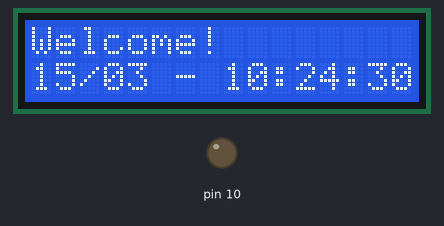
This sketch was run on a simulated Arduino Uno, built with avr-gcc and run on an emulated ATmega328P. On the bench: 16×2 character LCD, output pins drawn as LEDs (lit = HIGH). The local clock reads 2024-03-15 10:24:30 at power-on unless the sketch sets it; storage starts empty.

Above: at 0.1 s.
At 5.1 s:
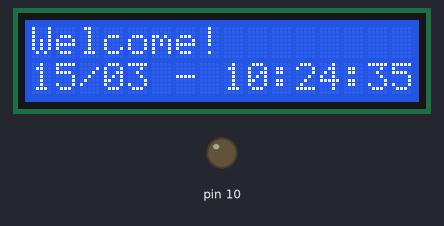
At 10.1 s:
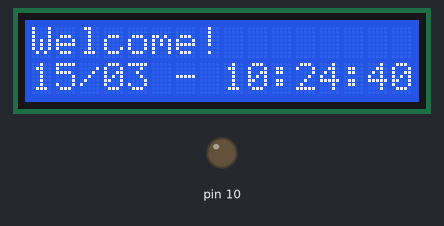
At 19.1 s:
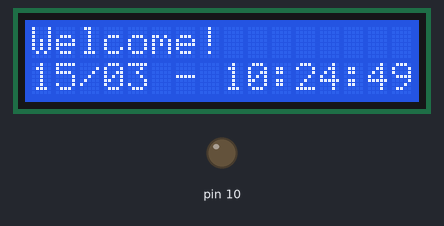
At 29.1 s:
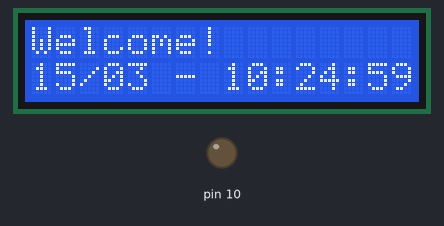
At 39.1 s:
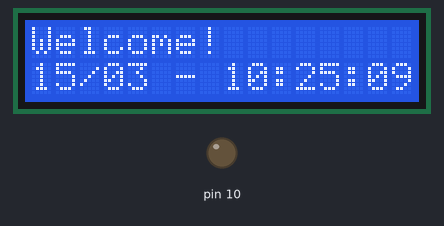

Measured:
- what the display in image 1 shows lasts 1.0 s, from 5.0 s to 6.0 s

The sketch:

rfidReader.ino
```cpp
#include <Time.h>
#include <Wire.h>
#include <DS1307RTC.h>  // a basic DS1307 library that returns time as a time_t

boolean deviceReady = true;
boolean debugMode = false;
String welcomeMsg = "Welcome!";
String timeBuff = ".";
#define TIME_HEADER 'T'   // Header tag for serial time sync message
#define SWIPE_HEADER 'S'
#define verbose 0

void setup() {
  Serial.begin(9600);
  if(debugMode){
    Serial.println("<==========Device Booted!==========>");
    Serial.print("setup() :: ");
    Serial.println("Now Initializing Dependent Modules and Hardware.");
  }
  //Initializing Hardware Modules
  initTime();
  initMemory();
  initRFID();
  initDisplay();
  //Print Status Message After initialization
  if(debugMode){
    if(deviceReady){
      Serial.print("setup() :: ");
      Serial.println("All Hardware is OK and Ready to Use.");
    }
    else{
      Serial.print("setup() :: ");
      Serial.println("Hardware Falied! Please check logs and RFID Reader is Disabled unless all Hardware is OK.");
    }
    Serial.println("<==========End of SETUP()==========>");
  }
  // Print Welcome message to the LCD.
  Display(welcomeMsg,0);
}

void loop() {
  if(deviceReady){
    /*
    checkRFID();
     */
    Display(getTime(),1);
    /*
    //Check if there is some incoming data and process headers
     if(Serial.available()){
     //Read the incoming character
     char c = Serial.read() ;
     if(c==SWIPE_HEADER) {
     clearLCD();
     Display("Sending CardID",0);
     getSwipe();
     }
     if(c==TIME_HEADER) {
     clearLCD();
     Display("Time Sync!",0);
     delay(200);
     if(debugMode){
     Serial.print("Time Sync c = ");
     Serial.println(c);
     }
     TimeSyncFromPC();
     }

     }
     */
  }
}
```

Memory.ino
```cpp
#include <SD.h>

/* The circuit:
 * SD card attached to SPI bus as follows:
 ** CS   - CS  - pin 10
 ** MOSI - DI  - pin 11
 ** MISO - D0  - pin 12
 ** CLK  - SCK - pin 13
 */

#define CS 10

void initMemory(){
  if(debugMode){
    Serial.print("initMemory() :: ");
  }
  pinMode(10, OUTPUT);
  if(debugMode){
    Serial.print("Initializing SD card... => ");
  }
  if (!SD.begin(CS)) {
    Serial.println("SD Card initialization Failed!");
    welcomeMsg = "No Memory Card?";
    //Display("No Memory Card?",0);
    //Disable the RFID READER
    deviceReady = false;
    return;
  }
  if(debugMode){
    Serial.println("Memory Card is Ready.");
  }
}

void logAttendance(char file[], byte cardID[]){
  File logFile = SD.open(file, FILE_WRITE);
  delay(20);
  if (logFile){
    logFile.print(getTimeStamp());
    delay(5);
    logFile.print(",");
    delay(5);
    for(int i=0;i<12;i++){
      logFile.write(cardID[i]);
      delay(5);
    }
    logFile.println("");
    delay(5);
    logFile.close();
    delay(5);

    //Print output to console
    if(verbose){
      //Print log on serial port
      Serial.print(file);
      Serial.print(" -> ");
      Serial.print(getTimeStamp());
      Serial.print(",");
      printCardID();
      Serial.println(";");
    }
  }
  else{
    Serial.print("error opening -> ");
    Serial.println(file);
  }
}
```

RFID.ino
```cpp
#include <SoftwareSerial.h>

// The RFID module's TX pin needs to be connected to the Arduino.
#define rxPin 8 // RFID pin 3 (RED)
#define txPin 9 // RFID pin 2 (BLACK)

// Global Variables
byte cardID[12];
byte rfidCount = 0;
// Create a software serial object for the connection to the RFID module
SoftwareSerial rfid = SoftwareSerial( rxPin, txPin );

void initRFID(){
  if(debugMode){
    Serial.print("initRFID() :: ");
  }
  rfid.begin(9600);
  if(debugMode){
    Serial.println("Connected to RFID Scanner.");
  }
}

void checkRFID(){
  //Store CardID in an array
  if(rfid.available()){
    cardID[rfidCount++]=rfid.read();
    delay(5);
    //Serial.write(rfid.read());
  }
  if(rfidCount==12){
    //Log card entry to the Memory Card
    //Generate Filename
    String fileName = "logs/"+getDate()+".txt";
    char logFile[fileName.length()+1];
    fileName.toCharArray(logFile,fileName.length()+1);
    //log attendance
    logAttendance(logFile,cardID);
    delay(20);
    //Display User on the LCD Display
    displayCardID(cardID);
    delay(1000);
    clearLCD();
    getUser(cardID);
    delay(20);
    //comment this code
    printCardID();
    Serial.println("");
    Serial.println("About to display time");
    timeBuff = getTime();
    Serial.print("Value of timeBuff = ");
    Serial.println(timeBuff);
    Display(timeBuff,1);
    delay(2000);
    //Reset for new entry
    rfidCount=0;
    clearLCD();
    delay(50);
    Display(welcomeMsg,0);
    delay(30);
  }
}

void printCardID(){
  for(int i=0;i<12;i++)
    Serial.write(cardID[i]);
}
```

Time.ino
```cpp
void initTime(){
  if(debugMode){
    Serial.print("initTime() :: ");
  }

  //setTime(hh,mm,ss,DD,MM,YYYY);
  //setTime(02,03,30,25,07,2012);
  setSyncProvider(RTC.get);   // the function to get the time from the RTC
  setSyncInterval(30000);
  if(timeStatus()!= timeSet){
    if(debugMode){
      Serial.println("Unable to sync with the RTC");
    }
    welcomeMsg = "Time not Synced!";
    //Disable the RFID READER
    deviceReady = false;
    //Display("Time not Synced",0);
  }
  else{
    if(debugMode){
      Serial.println("RTC has set the system time");
    }
  }
}

String getTime(){
  time_t t = now();
  String cur_time = fix(day(t))+"/"+fix(month(t));
  cur_time += " - "+fix(hour(t))+":"+fix(minute(t))+":"+fix(second(t));
  return cur_time;
}

String getTimeStamp(){
  time_t t = now();
  String cur_time = fix(hour(t))+":"+fix(minute(t))+":"+fix(second(t));
  return cur_time;
}

String getDate(){
  time_t t = now();
  String date = fix(day(t))+fix(month(t))+fix(year(t));
  return date;
}

String fix(int val){
  if(val<10){
    return "0"+String(val);
  }
  else{
    return String(val);
  }
}

// Code to handle Time Sync from PC
void TimeSyncFromPC(){
  //Serial.println("Inside Time Synce Function");
  if(Serial.available())
  {
    time_t t = processSyncMessage();
    if(t >0)
    {
      RTC.set(t);   // set the RTC and the system time to the received value
      setTime(t);
    }
  }
  //Serial.println("");
}

/*  code to process time sync messages from the serial port   */
#define TIME_MSG_LEN  11   // time sync to PC is HEADER followed by unix time_t as ten ascii digits
#define TIME_HEADER  'T'   // Header tag for serial time sync message
#define TEST 'false'
time_t processSyncMessage(){
  // return the time if a valid sync message is received on the serial port.
  while(Serial.available() >=  TIME_MSG_LEN ){  // time message consists of a header and ten ascii digits
    char c = Serial.read() ;
    if(TEST){
      Serial.print(c);
    }
    if( c == TIME_HEADER ) {
      time_t pctime = 0;
      for(int i=0; i < TIME_MSG_LEN -1; i++){
        c = Serial.read();
        if(TEST){
          Serial.print(c);
        }
        if( c >= '0' && c <= '9'){
          pctime = (10 * pctime) + (c - '0') ; // convert digits to a number
        }
      }
      return pctime;
    }
  }
  return 0;
}
```

Utils.ino
```cpp
int getUser(byte cardID[]){
  Display("Searching...",0);
  boolean exit = false;
  File file = SD.open("userdb.txt");
  if(file){
    byte buff = 0;
    byte index = 0;
    while(file.available()){
      buff = file.read();
      delay(2);
      if(char(buff)!=','){
        if(buff==cardID[index]){
          index++;
          if(index==12){
            clearLCD();
            //remove commna after cardID
            buff = file.read();
            delay(2);
            buff = file.read();
            delay(2);
            byte count = 0;
            while(char(buff)!=';' && file.available()){
              //writeLCD(byte data,int row, int col);
              writeLCD(buff,0,count++);
              delay(2);
              buff = file.read();
              delay(2);
            }
            //exit = true;
            Serial.println("Exiting the getUser Function");
            file.close();
            delay(2);
            return 1;
          }
        }
      }
      else{
        //Skip the entire row
        while(char(buff)!=';' && file.available()){
          buff = file.read();
          delay(2);
        }
        if(file.available()){
          buff = file.read();
          delay(2);
        }
        index=0;
      }
      if(exit){
        //break;
        file.close();
        delay(2);
        return 1;
      }
    }
    file.close();
    delay(2);
  }
  else{
    Serial.println("error opening -> usersdb.txt ");
    //Serial.println(file);
  }
  return 0;
}
```

getSwipe.ino
```cpp
void getSwipe(){
  printCardID();
  Serial.println(">");
}
```

LCD.ino
```cpp
#include <LiquidCrystal.h>
#define d7 2
#define d6 3
#define d5 4
#define d4 5
#define enable 6
#define rs 7
// Create Object of LCD
//LiquidCrystal lcd(rs, rw, enable, d0, d1, d2, d3, d4, d5, d6, d7);
//LiquidCrystal lcd(rs, rw, enable, d4, d5, d6, d7);
LiquidCrystal lcd(rs, enable, d4, d5, d6, d7);

void initDisplay(){
  if(debugMode){
    Serial.print("initDisplay() :: ");
  }
  // LCD Settings
  // set up the LCD's number of columns and rows:
  lcd.begin(16, 2);
  clearLCD();
  if(debugMode){
    Serial.println("LCD Display is ready!");
  }
}

void Display(String data,int row){
  lcd.setCursor(0, row);
  lcd.print(data);
}
void Display(int data,int row){
  lcd.setCursor(0, row);
  lcd.print(data);
}
void Display(String data,int row, int col){
  lcd.setCursor(col, row);
  lcd.print(data);
}

//To print Hex Values
void writeLCD(byte data,int row, int col){
  lcd.setCursor(col, row);
  lcd.write(data);
}

void clearLCD(){
  lcd.clear();
}

void displayCardID(byte cardID[]){
  for(int i=0;i<12;i++)
    writeLCD(cardID[i],0,i);
}
```
